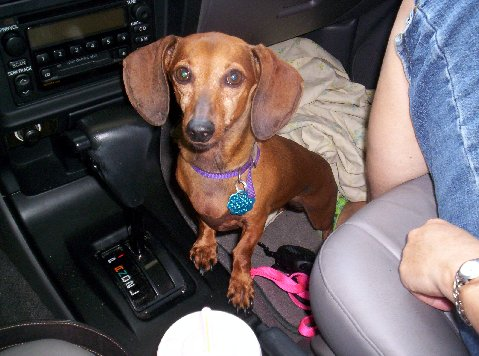
#> input picture CatsDogs/Dogs/10015.jpg, 479 x 356 px, found by its file name
$ jupyter execute --allow-errors Basic_DataGen.ipynb   (shell and % lines are left out)
#> lines starting #> are read from the running program, lines starting #| are printed output that depends on the picture
[cell 1]
import numpy as np
from matplotlib import pyplot as plt
import os
import cv2
import random
from tqdm import tqdm

[cell 2]
CATEGORIE = ("Dogs/","Cats/")
DIR='/content/ML_Colab/CatsDogs/'
IMG_SIZE = 75

[cell 3]
from IPython.display import Image
Image('/content/ML_Colab/CatsDogs/Cats/7585.jpg')

[cell 4]
def create_training_data():
  training_data = []
  for categories in CATEGORIE:
    path = os.path.join(DIR,categories)
    print(path)
    class_num = CATEGORIE.index(categories)
    for image in tqdm(os.listdir(path)):
      try:
        img_array = cv2.imread(os.path.join(path,image),cv2.IMREAD_GRAYSCALE)
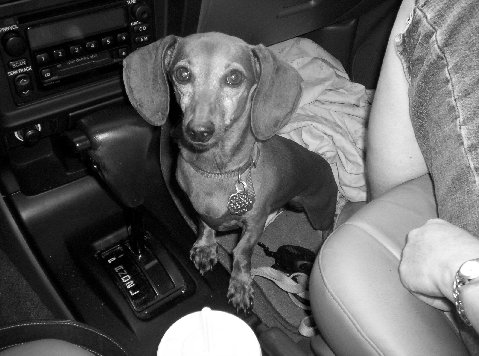
#> img_array: shape (356, 479); min 0, max 255, mean 93.6
        # [4 lines of commented-out code are left out]
        new_array = cv2.resize(img_array,(IMG_SIZE,IMG_SIZE))
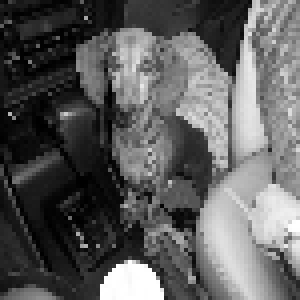
#> new_array: shape (75, 75) (shown 4 times larger); min 0, max 255, mean 93.5

        training_data.append([new_array,class_num])
      except Exception as e:
        print(e)
        pass
#> pass 2 of the loop in create_training_data, `for categories in CATEGORIE:`:
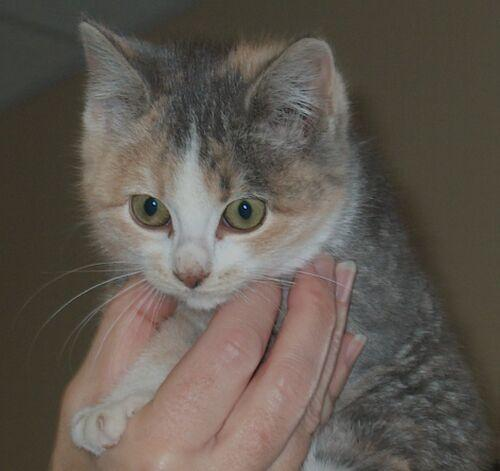
#> input picture CatsDogs/Cats/10002.jpg, 500 x 471 px, found by its file name
#> in create_training_data, `img_array = cv2.imread(os.path.join(path,image),cv2.IMREAD_GRAYSCALE)`:
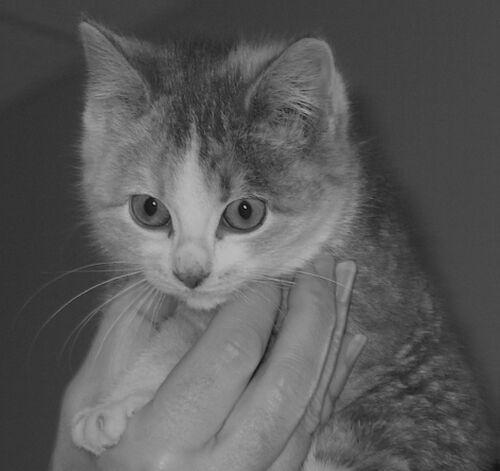
#> img_array: shape (471, 500); min 2, max 193, mean 90.2
#> in create_training_data, `new_array = cv2.resize(img_array,(IMG_SIZE,IMG_SIZE))`:
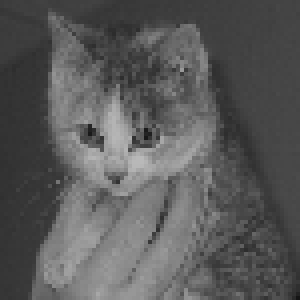
#> new_array: shape (75, 75) (shown 4 times larger); min 21, max 185, mean 90.1
  return training_data

[cell 5]
data=create_training_data()
#> data = 2 items
print(len(data))
#| 2

#> (a cell that did not finish here is left out)

[cell 7]
random.shuffle(data)
print(len(data))
#| 2

#> (a cell that did not finish here is left out)

[cell 9]
def data_construct(data):
  input=[]
  output=[]

  for img,label in data:
    input.append(img)
    y=np.zeros(len(CATEGORIE))
    y[label]=1
    output.append(y)
#> this loop made 2 passes
#> label on passes 1 to 2: 0, 1
#> after the loop, input = 2 items; output = [[1, 0], [0, 1]]
  input=np.array(input).reshape(-1,IMG_SIZE,IMG_SIZE,1)
  return input,output

[cell 10]
x,y = data_construct(data)
#> y = [[1, 0], [0, 1]]

[cell 11]
i = 0
x_p1 = []
x_p2 = []
for data in x:
  if(i<len(x)/2):
    x_p1.append(data)
  else:
    x_p2.append(data)
  i=i+1
#> this loop made 2 passes
#> i on passes 1 to 2: 1, 2
#> after the loop, i = 2; x_p1 = 1 item; x_p2 = 1 item
